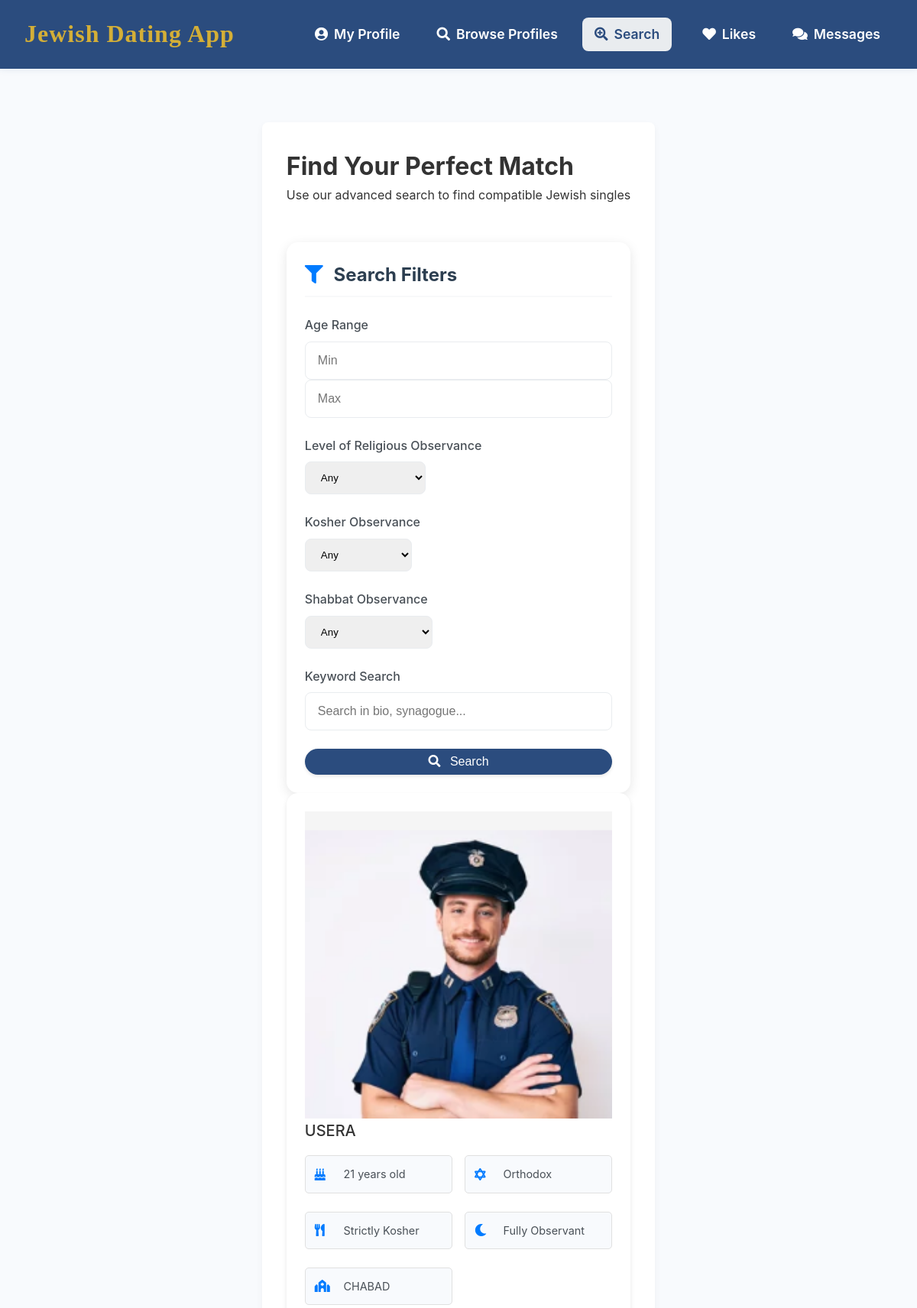
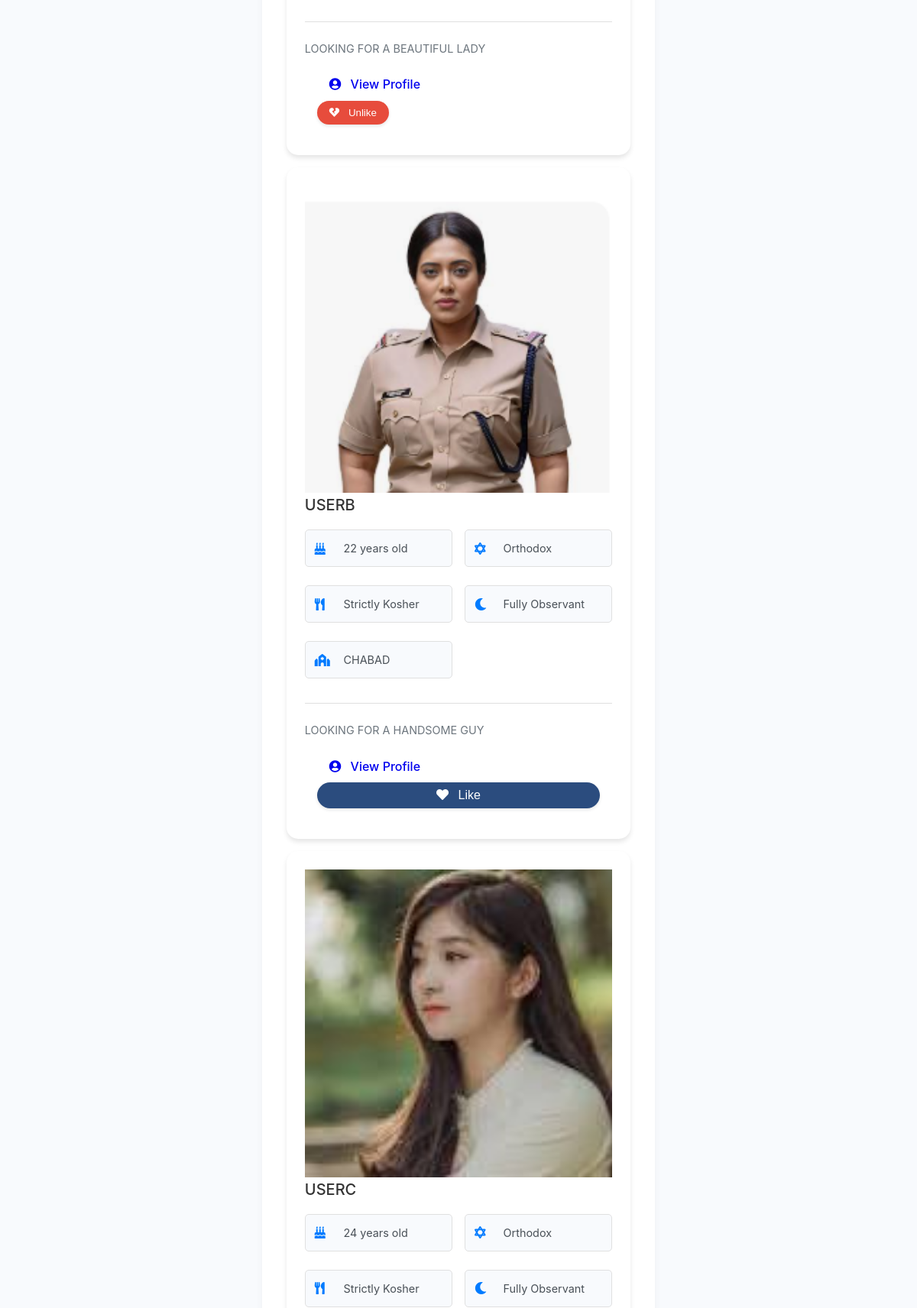
Page /search (signed in, upper part) on the committed database (2 pictures, top to bottom).
### tables this page shows
CREATE TABLE profiles (
            id INTEGER PRIMARY KEY AUTOINCREMENT,
            user_id INTEGER UNIQUE NOT NULL,
            age INTEGER,
            bio TEXT,
            observance_level TEXT,
            kosher_level TEXT,
            shabbat_observance TEXT,
            synagogue_affiliation TEXT,
            profile_picture TEXT, -- NEW COLUMN for profile picture filename
            FOREIGN KEY (user_id) REFERENCES users(id)
        );

CREATE TABLE users (
            id INTEGER PRIMARY KEY AUTOINCREMENT,
            username TEXT UNIQUE NOT NULL,
            password TEXT NOT NULL
        , last_active DATETIME, latitude REAL, longitude REAL, min_age_preference INTEGER DEFAULT 18, max_age_preference INTEGER DEFAULT 120);

### app.py (the view)
@app.route('/search')
@login_required
def search_profiles():
    conn = get_db_connection()
    current_user_id = g.user['id']
    min_age = request.args.get('min_age', type=int)
    max_age = request.args.get('max_age', type=int)
    observance_level = request.args.get('observance_level')
    kosher_level = request.args.get('kosher_level')
    shabbat_observance = request.args.get('shabbat_observance')
    keyword_search = request.args.get('keyword_search')
    query_parts = [
        'SELECT p.age, p.bio, p.observance_level, p.kosher_level, p.shabbat_observance, p.synagogue_affiliation, ',
        'p.profile_picture, u.username, u.id as user_id, ',
        'EXISTS(SELECT 1 FROM likes WHERE liker_id = ? AND liked_id = u.id) AS is_liked_by_me ',
        'FROM profiles p JOIN users u ON p.user_id = u.id ',
        'WHERE u.id != ? '
    ]
    params = [current_user_id, current_user_id]
    if min_age is not None:
        query_parts.append('AND p.age >= ? ')
        params.append(min_age)
    if max_age is not None:
        query_parts.append('AND p.age <= ? ')
        params.append(max_age)
    if min_age is not None and max_age is not None and min_age > max_age:
        flash('Minimum age cannot be greater than maximum age.', 'error')
    if observance_level and observance_level != '':
        query_parts.append('AND p.observance_level = ? ')
        params.append(observance_level)
    if kosher_level and kosher_level != '':
        query_parts.append('AND p.kosher_level = ? ')
        params.append(kosher_level)
    if shabbat_observance and shabbat_observance != '':
        query_parts.append('AND p.shabbat_observance = ? ')
        params.append(shabbat_observance)
    if keyword_search:
        search_term = f'%{keyword_search}%'
        query_parts.append('AND (p.bio LIKE ? OR p.synagogue_affiliation LIKE ? OR u.username LIKE ?) ')
        params.append(search_term)
        params.append(search_term)
        params.append(search_term)
    query_str = ''.join(query_parts)
    query_str += ' ORDER BY u.username ASC'
    profiles = conn.execute(query_str, tuple(params)).fetchall()
    conn.close()
    return render_template('search_profiles.html', profiles=profiles)

### app.py (called while the page is built)
def get_db_connection():
    conn = sqlite3.connect(app.config['DATABASE'])
    conn.row_factory = sqlite3.Row
    return conn

@app.context_processor
def inject_now():
    return {'now': datetime.datetime.now()}

@app.before_request
def load_logged_in_user():
    user_id = session.get('user_id')
    if user_id is None:
        g.user = None
    else:
        conn = get_db_connection()
        g.user = conn.execute(
            'SELECT * FROM users WHERE id = ?', (user_id,)
        ).fetchone()
        conn.execute(
            'UPDATE users SET last_active = CURRENT_TIMESTAMP WHERE id = ?', (user_id,)
        )
        conn.commit()
        conn.close()

def login_required(view):
    @wraps(view)
    def wrapped_view(*args, **kwargs):
        if g.user is None:
            flash('You need to be logged in to access this page.', 'warning')
            return redirect(url_for('login'))
        return view(*args, **kwargs)
    return wrapped_view

### templates/search_profiles.html (shortened to what this page needs)
{% extends "base.html" %}
{% block content %}
<div class="container py-5">
    <div class="search-header text-center mb-5">
        <h1 class="display-4 mb-3">Find Your Perfect Match</h1>
        <p class="lead text-muted">Use our advanced search to find compatible Jewish singles</p>
    </div>
    <div class="row">
        <div class="col-md-4">
            <div class="search-filters-card">
                <h3 class="filters-title">
                    <i class="fas fa-filter"></i> Search Filters
                </h3>
                <form method="get" class="search-form">
                    <div class="form-group mb-4">
                        <label for="min_age" class="form-label">Age Range</label>
                        <div class="row g-2">
                            <div class="col">
                                <input type="number"
                                       name="min_age"
                                       id="min_age"
                                       min="18"
                                       max="120"
                                       value="{{ request.args.get('min_age', '') }}"
                                       class="form-control"
                                       placeholder="Min">
                            </div>
                            <div class="col">
                                <input type="number"
                                       name="max_age"
                                       id="max_age"
                                       min="18"
                                       max="120"
                                       value="{{ request.args.get('max_age', '') }}"
                                       class="form-control"
                                       placeholder="Max">
                            </div>
                        </div>
                    </div>
                    <div class="form-group mb-4">
                        <label for="observance_level" class="form-label">Level of Religious Observance</label>
                        <select name="observance_level" id="observance_level" class="form-select">
                            <option value="">Any</option>
                        </select>
                    </div>
                    <div class="form-group mb-4">
                        <label for="kosher_level" class="form-label">Kosher Observance</label>
                        <select name="kosher_level" id="kosher_level" class="form-select">
                            <option value="">Any</option>
                        </select>
                    </div>
                    <div class="form-group mb-4">
                        <label for="shabbat_observance" class="form-label">Shabbat Observance</label>
                        <select name="shabbat_observance" id="shabbat_observance" class="form-select">
                            <option value="">Any</option>
                        </select>
                    </div>
                    <div class="form-group mb-4">
                        <label for="keyword_search" class="form-label">Keyword Search</label>
                        <input type="text"
                               name="keyword_search"
                               id="keyword_search"
                               value="{{ request.args.get('keyword_search', '') }}"
                               class="form-control"
                               placeholder="Search in bio, synagogue...">
                    </div>
                    <button type="submit" class="btn btn-primary w-100">
                        <i class="fas fa-search"></i> Search
                    </button>
                </form>
            </div>
        </div>
        <div class="col-md-8">
            <div class="search-results">
                {% if profiles %}
                    <div class="row row-cols-1 row-cols-md-2 g-4">
                        {% for profile in profiles %}
                            <div class="col">
                                <div class="card h-100 profile-card">
                                    <div class="profile-image-container">
                                        {% if profile.profile_picture %}
                                            <img src="{{ url_for('static', filename='uploads/' + profile.profile_picture) }}"
                                                 alt="{{ profile.username }}"
                                                 class="profile-image">
                                        {% else %}
                                            <div class="profile-image-placeholder">
                                                <i class="fas fa-user"></i>
                                            </div>
                                        {% endif %}
                                    </div>
                                    <div class="card-body">
                                        <h3 class="card-title h4 mb-3">{{ profile.username }}</h3>
                                        <div class="profile-details">
                                            <div class="detail-item">
                                                <i class="fas fa-birthday-cake"></i>
                                                <span>{{ profile.age }} years old</span>
                                            </div>
                                            <div class="detail-item">
                                                <i class="fas fa-star-of-david"></i>
                                                <span>{{ profile.observance_level }}</span>
                                            </div>
                                            <div class="detail-item">
                                                <i class="fas fa-utensils"></i>
                                                <span>{{ profile.kosher_level }}</span>
                                            </div>
                                            <div class="detail-item">
                                                <i class="fas fa-moon"></i>
                                                <span>{{ profile.shabbat_observance }}</span>
                                            </div>
                                            {% if profile.synagogue_affiliation %}
                                            <div class="detail-item">
                                                <i class="fas fa-synagogue"></i>
                                                <span>{{ profile.synagogue_affiliation }}</span>
                                            </div>
                                            {% endif %}
                                        </div>
                                        <div class="bio-section mt-3">
                                            <p class="card-text">{{ profile.bio }}</p>
                                        </div>
                                    </div>
                                    <div class="card-footer bg-transparent border-0">
                                        <div class="d-flex justify-content-between align-items-center">
                                            <a href="{{ url_for('view_user_profile', user_id=profile.user_id) }}"
                                               class="btn btn-outline-primary">
                                                <i class="fas fa-user-circle"></i> View Profile
                                            </a>
                                            {% if profile.is_liked_by_me %}
                                                <form action="{{ url_for('unlike_profile', user_id=profile.user_id) }}" method="post" class="d-inline">
                                                    <button type="submit" class="btn btn-danger">
                                                        <i class="fas fa-heart-broken"></i> Unlike
                                                    </button>
                                                </form>
                                            {% else %}
                                                <form action="{{ url_for('like_profile', user_id=profile.user_id) }}" method="post" class="d-inline">
                                                    <button type="submit" class="btn btn-primary">
                                                        <i class="fas fa-heart"></i> Like
                                                    </button>
                                                </form>
                                            {% endif %}
                                        </div>
                                    </div>
                                </div>
                            </div>
                        {% endfor %}
                    </div>
                {% endif %}
            </div>
        </div>
    </div>
</div>
{% endblock %}

### static/style.css (style rules this page uses)
.form-group { margin-bottom: 1.5rem; }
.form-group label { display: block; margin-bottom: 0.5rem; font-weight: 500; color: #495057; }
.form-control { width: 100%; padding: 0.75rem; font-size: 1rem; line-height: 1.5; color: #495057; background-color: #fff; border: 1px solid #ced4da; border-radius: 0.25rem; transition: border-color 0.15s ease-in-out, box-shadow 0.15s ease-in-out; }
.btn-primary { display: block; width: 100%; padding: 0.75rem; font-size: 1rem; font-weight: 500; text-align: center; color: #fff; background-color: #007bff; border: 1px solid #007bff; border-radius: 0.25rem; cursor: pointer; transition: background-color 0.15s ease-in-out, border-color 0.15s ease-in-out; }
.profile-card { transition: transform 0.3s ease, box-shadow 0.3s ease; border: none; border-radius: var(--border-radius, 8px); overflow: hidden; box-shadow: var(--box-shadow, 0 1px 6px rgba(0, 0, 0, 0.08)); background: #fff; position: relative; border: 1px solid var(--border-color, #e0e0e0); }
.profile-details { display: grid; grid-template-columns: repeat(auto-fit, minmax(150px, 1fr)); gap: 1rem; margin-top: 1.5rem; }
.detail-item { display: flex; align-items: center; gap: 0.6rem; padding: 0.75rem; background: var(--light-gray, #f8f9fa); border-radius: var(--border-radius-small, 5px); font-size: 0.9rem; color: #495057; transition: background-color 0.2s ease; border: 1px solid var(--border-color, #e0e0e0); }
.detail-item i { color: var(--primary-color, #007bff); font-size: 1rem; }
.bio-section { color: #6c757d; font-size: 0.95rem; line-height: 1.6; margin-top: 1.5rem; padding-top: 1.5rem; border-top: 1px solid var(--border-color, #f0f0f0); }
:root { --primary-color: #007bff; --secondary-color: #6c757d; --light-gray: #f8f9fa; --border-color: #e0e0e0; --border-radius: 8px; --border-radius-small: 5px; --box-shadow: 0 1px 6px rgba(0, 0, 0, 0.08); --box-shadow-hover: 0 8px 16px rgba(0, 0, 0, 0.1); }

### templates/base.html (style rules this page uses)
html, body { height: 100%; }
body { min-height: 100vh; display: flex; flex-direction: column; font-family: 'Inter', sans-serif; line-height: 1.6; color: #333; background-color: #f8fafd; padding-top: 80px; }
:root { --primary-color: #2B4C7E; --secondary-color: #D4AF37; --success-color: #2ecc71; --danger-color: #e74c3c; --warning-color: #f1c40f; --light-gray: #f8fafd; --dark-gray: #2c3e50; --text-color: #333; --border-radius: 8px; --box-shadow: 0 4px 10px rgba(0,0,0,0.05); }
* { margin: 0; padding: 0; box-sizing: border-box; }
.btn-primary { display: flex; align-items: center; gap: 0.5rem; padding: 0.6rem 1.25rem; background: var(--primary-color); color: white; border: none; border-radius: 8px; font-weight: 500; transition: all 0.3s ease; text-decoration: none; }
.container { background-color: white; border-radius: var(--border-radius); box-shadow: var(--box-shadow); padding: 2rem; margin-bottom: 2rem; }
.btn { display: inline-block; padding: 0.8rem 1.5rem; border: none; border-radius: var(--border-radius); font-weight: 500; text-decoration: none; cursor: pointer; transition: all 0.3s ease; }
.btn-danger { background-color: var(--danger-color); color: white; }
.form-group { margin-bottom: 1.5rem; }
.form-label { display: block; margin-bottom: 0.5rem; font-weight: 500; }
.form-control { width: 100%; padding: 0.8rem; border: 1px solid #ddd; border-radius: var(--border-radius); font-size: 1rem; }
.card { background-color: white; border-radius: var(--border-radius); box-shadow: var(--box-shadow); padding: 1.5rem; margin-bottom: 1rem; }
.card-title { font-size: 1.25rem; font-weight: 500; margin-bottom: 1rem; }

### rows in the picture
profiles: profile_picture.username (picture), username "USERA", age "21", observance_level "Orthodox", kosher_level "Strictly Kosher", shabbat_observance "Fully Observant", synagogue_affiliation "CHABAD", bio "LOOKING FOR A BEAUTIFUL LADY"
profiles: profile_picture.username (picture), username "USERB", age "22", observance_level "Orthodox", kosher_level "Strictly Kosher", shabbat_observance "Fully Observant", synagogue_affiliation "CHABAD", bio "LOOKING FOR A HANDSOME GUY"
profiles: profile_picture (picture), username "USERC", age "24", observance_level "Orthodox", kosher_level "Strictly Kosher", shabbat_observance "Fully Observant"
